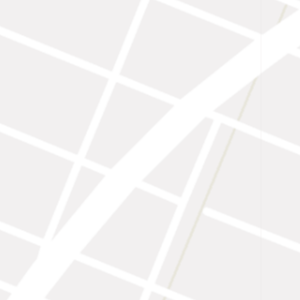
#> input picture m2.png, 300 x 300 px
$ python flat.py
#> lines starting #> are read from the running program, lines starting #| are printed output that depends on the picture; after the words box and inside, x2 and y2 are one past the last pixel; in counts of white or black regions, pixels touching at a corner belong together
import numpy as np
from PIL import Image
import sys
import glob, os

np.set_printoptions(threshold=sys.maxsize)

map_path = "m2.png"
draw_path = "23.png"
img_m = Image.open(map_path)
#> img_m is the input picture: PIL image 300x300 RGB; mean R, G, B 245, 243.5, 243.5
img_d = Image.open(draw_path)
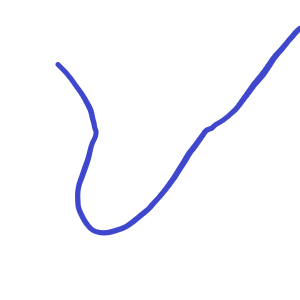
#> input picture 23.png, 300 x 300 px
#> img_d is the input picture: PIL image 300x300 RGB; mean R, G, B 249.3, 249.5, 253.5


imgm_arr = np.array(img_m)
imgd_arr = np.array(img_d)
output = np.zeros(imgm_arr.shape).astype(np.uint8)

def inner(arr):
    for a in arr:
        if a < 250:
            return False
    return True

def inner2(arr):
    if arr[0] < 100 and arr[1] < 100 and arr[2] > 200:
        return True
    else:
        return False

def change(img_arr, f):
#> called with f = 1
    global output
    for i in range(0, img_arr.shape[0]):
        for j in range(0, img_arr.shape[1]):
            if f:
                if inner(img_arr[i][j]):
                    output[i][j][0] = 1
                    # img_arr[i][j] = np.array([255, 0, 0])
            else:
                if inner2(img_arr[i][j]):
                    output[i][j][1] = 1
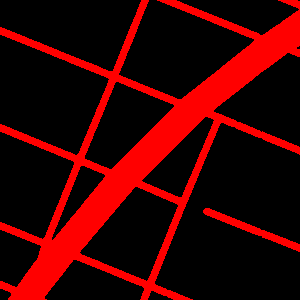
#> output: shape (300, 300, 3); mean of channels 0, 1, 2 0.234, 0, 0; drawn with 1 as white
                    # img_arr[i][j] = np.array([255, 0, 0])

change(imgm_arr, 1)
change(imgd_arr, 0)
#> call 2 of change, with f = 0
#> after the loop in change (call 2), `for i in range(0, img_arr.shape[0]):`:
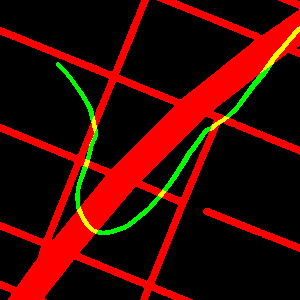
#> output: shape (300, 300, 3); 2.6% of pixels changed, all inside (x1, y1, x2, y2) = (56, 26, 300, 235); drawn with 1 as white
print(output)
#> (printed output is left out)
img = Image.fromarray(output)
img.show()
